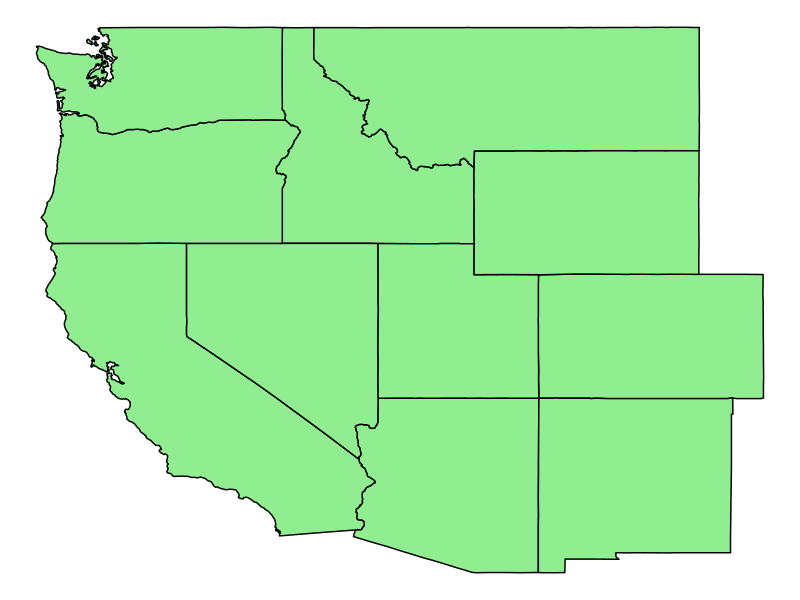

Source code (R):
library(ggplot2)
library(dplyr)

us_map <- map_data("state")

# West Region

us_map %>%
  filter(region %in% c("washington","oregon","montana","idaho",
                       "wyoming","california","nevada","new mexico",
                       "arizona","colorado","utah")) %>%
  ggplot(aes(x = long, y = lat, group = group)) + 
  geom_polygon(fill = "lightgreen", color = "black") +
  theme_void()
